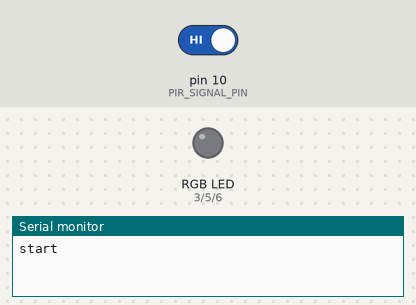
The sketch below on a simulated Arduino Uno, built with avr-gcc and run on an emulated ATmega328P. Parts: an RGB LED mixed from three pins (HIGH = lit), the last lines printed to the serial monitor. Inputs (shaded band) come from the test bench; at power-on: pin 10 (PIR_SIGNAL_PIN) HIGH.

Above: at 1.2 s.
1.3 s: pin 10 (PIR_SIGNAL_PIN) driven LOW
At 1.7 s:
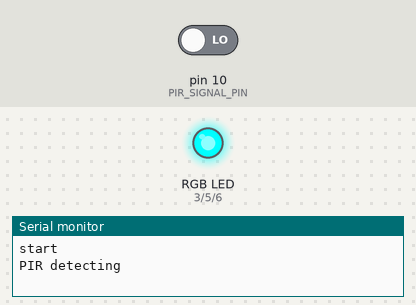
At 3.1 s:
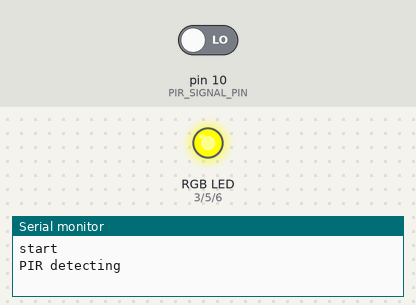
4.3 s: pin 10 (PIR_SIGNAL_PIN) driven HIGH
At 5.4 s:
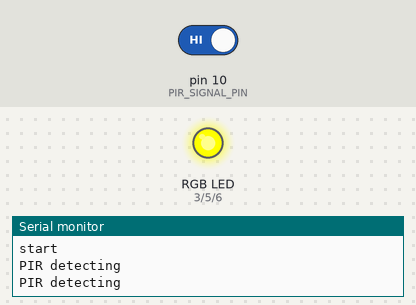
Timing chart, 0 to 7.3 s (numbered marks = the images above; inputs shaded):
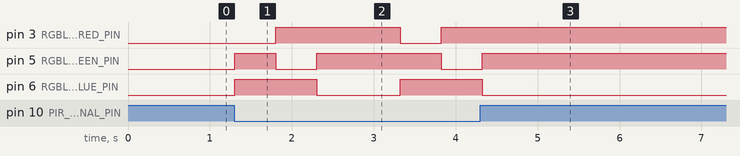

The sketch:

Firmware.ino
```cpp
#include "Global.h"

void setup()
{
	Serial.begin(9600);
	Serial.println("start");
}

void loop()
{
	if(pir.read())
	{
		Serial.println("PIR detecting");
		led.setRGB(255,0,0);
		delay(500);
		led.setRGB(0,255,0);
		delay(500);
		led.setRGB(0,0,255);
		delay(1000); //delay time for the pir to stabilize.
	}

	delay(20);
}
```

Global.cpp
```cpp
#include "Global.h"

PIR pir = PIR(PIR_SIGNAL_PIN);
RGBLed led = RGBLed(RGBLED_RED_PIN, RGBLED_GREEN_PIN, RGBLED_BLUE_PIN);
```

Global.h
```cpp
#ifndef GLOBAL_H
#define GLOBAL_H

#include "Pins.h"

#include "PIR.h"
#include "RGBLed.h"

extern PIR pir;
extern RGBLed led;

#endif //GLOBAL_H
```

PIR.cpp
```cpp
#include "PIR.h"

PIR::PIR(int PIRPin)
{
	signalPin = PIRPin;
	pinMode(signalPin, INPUT_PULLUP);

}
bool PIR::read()
{
	return !digitalRead(signalPin);
}
```

PIR.h
```cpp
#ifndef PIR_H
#define PIR_H

#include "arduino.h"

class PIR
{
	public:
		PIR(int signalPin);
		bool read();
	private:
		int signalPin;
};
#endif //PIR_H
```

RGBLed.cpp
```cpp
#include "RGBLed.h"

RGBLed::RGBLed(int redPin, int greenPin, int bluePin)
{
	rPin = redPin;
	gPin = greenPin;
	bPin = bluePin;

	pinMode(rPin, OUTPUT);
	pinMode(gPin, OUTPUT);
	pinMode(bPin, OUTPUT);
}
void RGBLed::setRGB(int R, int G, int B)
{
	analogWrite(rPin,255-R);
	analogWrite(gPin,255-G);
	analogWrite(bPin,255-B);
}
void RGBLed::turnOff()
{
	digitalWrite(rPin,1);
	digitalWrite(gPin,1);
	digitalWrite(bPin,1);
}
```

RGBLed.h
```cpp
#ifndef RGBLED_H
#define RGBLED_H

#include "Pins.h"
#include "arduino.h"

class RGBLed
{
	public:
		RGBLed(int redPin, int greenPin, int bluePin);
		void setRGB(int R, int G, int B);
		void turnOff();
	private:
		int rPin,gPin,bPin;
};
#endif //__RGBLED_H
```

Pins.h
```cpp
#ifndef PINS_H
#define PINS_H

/*PIR*/
#define PIR_SIGNAL_PIN 		10

/*RGB led Common anode*/
#define RGBLED_RED_PIN 		3
#define RGBLED_GREEN_PIN	5
#define RGBLED_BLUE_PIN		6

#endif //__PINS_H
```

Measured:
- after the input at 1.3 s, pin 3 (RGBLED_RED_PIN): LOW → HIGH after 0.50 s, → LOW 1.5 s later, → HIGH 0.50 s later; pin 5 (RGBLED_GREEN_PIN): LOW → HIGH at once, → LOW 0.50 s later, → HIGH 0.50 s later, → LOW 1.5 s later; pin 6 (RGBLED_BLUE_PIN): LOW → HIGH at once, → LOW 1.0 s later, → HIGH 1.0 s later
- after the input at 4.3 s, pin 3 (RGBLED_RED_PIN): stops changing and stays HIGH; pin 5 (RGBLED_GREEN_PIN): goes on until 4.3 s, then stays HIGH; pin 6 (RGBLED_BLUE_PIN): goes on until 4.3 s, then stays LOW
